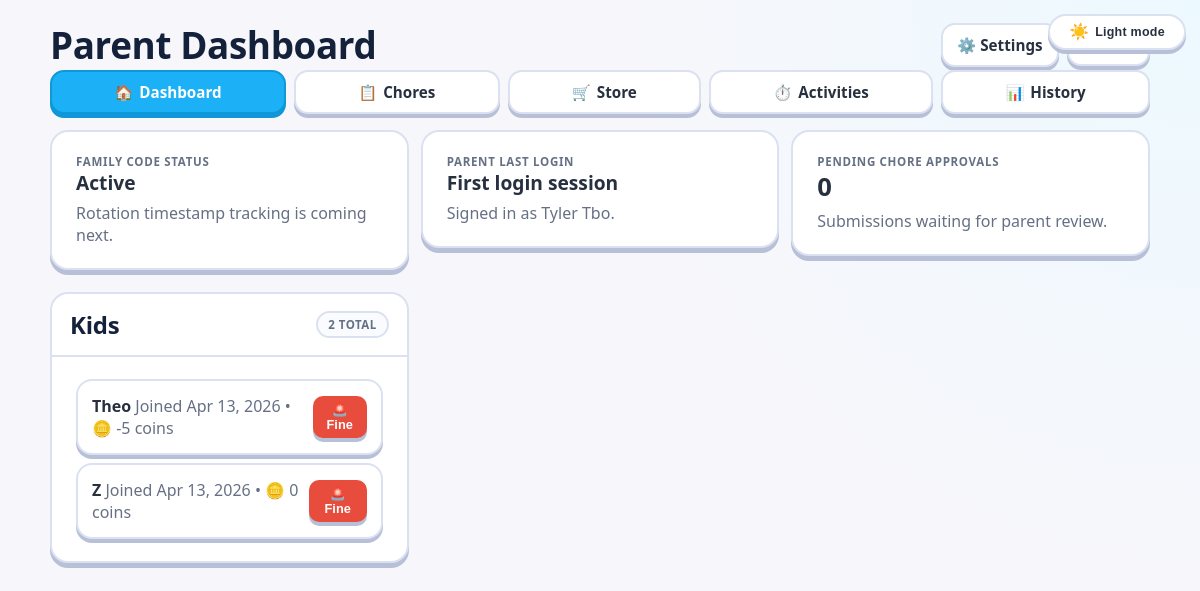
Screenshot of /parent/dashboard (signed in) with the database file from the repository.
### src/models/main.py (models this page shows, shortened)
class Parent(db.Model):
	__tablename__ = "parents"
	id = db.Column(db.Integer, primary_key=True)
	family_id = db.Column(db.Integer, db.ForeignKey("families.id"), nullable=False, index=True)
	email = db.Column(db.String(255), nullable=False, unique=True, index=True)
	password_hash = db.Column(db.String(255), nullable=False)
	name = db.Column(db.String(120), nullable=False)
	created_at = db.Column(db.DateTime, default=datetime.utcnow, nullable=False)
	last_login_at = db.Column(db.DateTime)
	family = db.relationship("Family", back_populates="parents")
	registered_devices = db.relationship("TrustedDevice", back_populates="registered_by_parent")

class Kid(db.Model):
	__tablename__ = "kids"
	id = db.Column(db.Integer, primary_key=True)
	family_id = db.Column(db.Integer, db.ForeignKey("families.id"), nullable=False, index=True)
	display_name = db.Column(db.String(120), nullable=False)
	pin_hash = db.Column(db.String(255), nullable=False)
	created_at = db.Column(db.DateTime, default=datetime.utcnow, nullable=False)
	is_active = db.Column(db.Boolean, default=True, nullable=False)
	coin_balance = db.Column(db.Integer, default=0, nullable=False)
	family = db.relationship("Family", back_populates="kids")

### src/controllers/routes.py (the view)
@public_bp.get("/parent/dashboard")
@parent_web_login_required
def parent_dashboard():
	parent, family = _load_parent_and_family()
	if not parent or not family:
		session.clear()
		flash("Session expired. Please log in again.", "error")
		return redirect(url_for("public.login"))
	kids = Kid.query.filter_by(family_id=family.id, is_active=True).order_by(Kid.created_at.asc()).all()
	pending_approvals_count = ChoreSubmission.query.filter_by(family_id=family.id, status="submitted").count()
	return render_template(
		"private/parents/dashboard.html",
		parent=parent,
		family=family,
		kids=kids,
		pending_approvals_count=pending_approvals_count,
	)

### src/controllers/routes.py (called while the page is built)
def parent_web_login_required(func):
	@wraps(func)
	def wrapper(*args, **kwargs):
		if session.get("role") != "parent" or not session.get("parent_id"):
			flash("Please log in as a parent to continue.", "error")
			return redirect(url_for("public.login"))
		return func(*args, **kwargs)
	return wrapper

def _load_parent_and_family():
	parent = Parent.query.get(session.get("parent_id"))
	family = Family.query.get(session.get("family_id"))
	return parent, family

### src/templates/private/parents/dashboard.html (shortened to what this page needs)
{% extends "bases/private.html" %}
{% block nav %}
<div class="d-flex justify-content-between align-items-center flex-wrap gap-2 mb-3">
	<h1 style="font-size: clamp(1.6rem, 3.4vw, 2.3rem);">Parent Dashboard</h1>
	<div class="d-flex gap-2 align-items-center">
		<a href="{{ url_for('public.parent_settings') }}" class="btn">⚙️ Settings</a>
		<form method="post" action="{{ url_for('public.parent_logout') }}">
			<button type="submit" class="btn">Logout</button>
		</form>
	</div>
</div>
{% include 'private/parents/components/navbar.html' %}
{% endblock %}
{% block content %}
<div class="dashboard-container">
	<section class="dashboard-grid">
		<div class="row g-3">
			<div class="col-12 col-md-6 col-lg-4">
				<article class="dashboard-card">
					<div class="card-body">
						<div class="metric-label">Family code status</div>
						<div class="metric-value" style="font-size:1.2rem;">Active</div>
						<p class="muted" style="margin-top:6px;">Rotation timestamp tracking is coming next.</p>
					</div>
				</article>
			</div>
			<div class="col-12 col-md-6 col-lg-4">
				<article class="dashboard-card">
					<div class="card-body">
						<div class="metric-label">Parent last login</div>
						<div class="metric-value" style="font-size:1.2rem;">
							{% if parent.last_login_at %}
								{{ parent.last_login_at.strftime('%b %d, %Y %I:%M %p') }}
							{% else %}
								First login session
							{% endif %}
						</div>
						<p class="muted" style="margin-top:6px;">Signed in as {{ parent.name }}.</p>
					</div>
				</article>
			</div>
			<div class="col-12 col-md-6 col-lg-4">
				<article class="dashboard-card">
					<div class="card-body">
						<div class="metric-label">Pending chore approvals</div>
						<div class="metric-value">
							{% if pending_approvals_count is not none %}
								{{ pending_approvals_count }}
							{% else %}
								—
							{% endif %}
						</div>
						<p class="muted" style="margin-top:6px;">Submissions waiting for parent review.</p>
					</div>
				</article>
			</div>
		</div>
	</section>
	<section class="dashboard-grid">
		<div class="row g-3">
			<div class="col-12">
				<article class="dashboard-card full-width">
					<header class="card-header">
						<h2>Kids</h2>
						<span class="pill">{{ kids|length }} total</span>
					</header>
					<div class="card-body">
						{% if kids %}
							<div class="d-flex flex-column gap-2">
								{% for kid in kids %}
								<div class="chore-item d-flex justify-content-between align-items-center">
									<div>
										<strong>{{ kid.display_name }}</strong>
										<span class="muted" id="kid-balance-label-{{ kid.id }}">Joined {{ kid.created_at.strftime('%b %d, %Y') }} • 🪙 <span id="kid-balance-{{ kid.id }}">{{ kid.coin_balance }}</span> coins</span>
									</div>
									<button
										type="button"
										class="btn btn-sm"
										style="background:var(--danger-primary,#e74c3c);color:#fff;border:none;"
										onclick="openFineModal({{ kid.id }}, '{{ kid.display_name }}')"
									>🚨 Fine</button>
									</div>
								{% endfor %}
							</div>
						{% else %}
							<div class="empty-state">No kids yet. Add your first kid above.</div>
						{% endif %}
					</div>
				</article>
			</div>
		</div>
	</section>
</div>
{% endblock %}

### src/static/css/galactic-opera.css (style rules this page uses)
:root { --duo-green: #58cc02; --duo-green-dark: #46a302; --duo-blue: #1cb0f6; --duo-yellow: #ffc800; --duo-red: #ff4b4b; --duo-purple: #8549ba; --duo-ink: #27303f; --duo-muted: #667085; --duo-bg: #f7f7fb; --duo-panel: #ffffff; --duo-border: #dbe1f0; --duo-shadow: #b8c0d8; --radius: 18px; --text-primary: #27303f; --text-secondary: #667085; --text-muted: #8a94a8; --border-color: #dbe1f0; --surface: #ffffff; --coin-primary: #ffc800; --coin-dark: #d0a600; }
* { box-sizing: border-box; }
body { margin: 0; color: var(--duo-ink); font-family: "Nunito", "Avenir Next", "Segoe UI", -apple-system, BlinkMacSystemFont, sans-serif; background: radial-gradient(circle at top right, #ecf9ff 0%, transparent 40%), var(--duo-bg); min-height: 100vh; }
h1, h2, h3, h4 { margin: 0; color: #14213b; font-weight: 900; letter-spacing: -0.01em; }
p { margin: 0; }
a { color: inherit; text-decoration: none; }
.panel, .dashboard-card, .card, .modal-content { background: var(--duo-panel); border: 2px solid var(--duo-border); border-radius: var(--radius); box-shadow: 0 5px 0 var(--duo-shadow); }
.card-body { padding: 22px 24px; }
.dashboard-container { display: grid; gap: 22px; }
.metric-label { font-size: .72rem; text-transform: uppercase; letter-spacing: .06em; color: var(--duo-muted); font-weight: 800; }
.metric-value { font-size: 1.6rem; font-weight: 900; color: var(--duo-ink); }
.pill { display: inline-flex; align-items: center; padding: 4px 10px; border-radius: 999px; border: 2px solid var(--duo-border); background: color-mix(in srgb, var(--duo-panel) 82%, #dce9ff 18%); color: var(--duo-muted); font-size: .72rem; font-weight: 900; letter-spacing: .04em; text-transform: uppercase; }
.dashboard-grid { display: grid; gap: 16px; }
.card-header { display: flex; align-items: center; justify-content: space-between; gap: 10px; border-bottom: 2px solid var(--duo-border); padding: 14px 18px; border-radius: var(--radius) var(--radius) 0 0; background: color-mix(in srgb, var(--duo-panel) 85%, #ffffff 15%); }
.btn, button, .btn-primary, .btn-success, .btn-danger, .btn-secondary, .nav-btn { display: inline-flex; align-items: center; justify-content: center; gap: 6px; border-radius: 14px; border: 2px solid transparent; padding: 10px 14px; font-weight: 900; font-size: 0.95rem; cursor: pointer; transition: transform .08s ease; }
.btn, .btn-secondary, .nav-btn { background: var(--duo-panel); color: var(--duo-ink); border-color: var(--duo-border); box-shadow: 0 4px 0 var(--duo-shadow); }
.muted, .text-muted, .timestamp { color: var(--duo-muted); }
.chore-item, .store-item, .assignment-item, .activity-card { border: 2px solid var(--duo-border); border-radius: 16px; background: var(--duo-panel); box-shadow: 0 4px 0 var(--duo-shadow); padding: 14px; display: grid; gap: 10px; }
.full-width { width: 100%; }
.row { display: grid; grid-template-columns: 1fr; gap: 12px; }
.g-3 { gap: 12px; }
.col-12, .col-6, .col-md-6, .col-lg-4 { min-width: 0; }
.d-flex { display: flex; }
.justify-content-between { justify-content: space-between; }
.align-items-center { align-items: center; }
.flex-wrap { flex-wrap: wrap; }
.flex-column { flex-direction: column; }
.gap-2 { gap: 8px; }
.btn-sm { padding: 6px 10px; font-size: 0.8rem; border-radius: 10px; }
@media (min-width: 640px) { .row { grid-template-columns: repeat(2, minmax(0, 1fr)); } }
@media (min-width: 960px) { .row { grid-template-columns: repeat(3, minmax(0, 1fr)); } }

### rows the page displays
Parent: name "Tyler Tbo"
Kid: display_name "Theo", created_at "Apr 13, 2026", coin_balance "-5"
Kid: display_name "Z", created_at "Apr 13, 2026", coin_balance "0"

### other values shown
{{ pending_approvals_count }} "0"
{{ kids|length }} "2"
